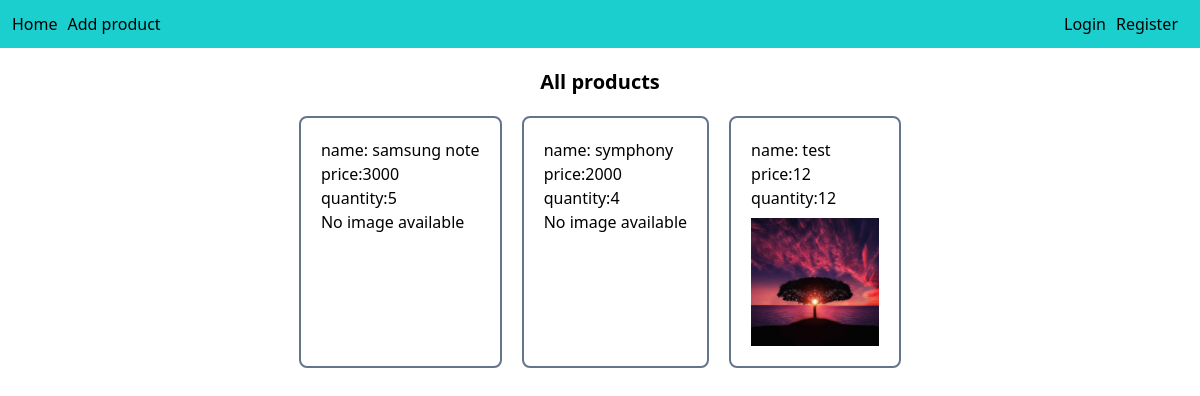
Before: / with the older database file.
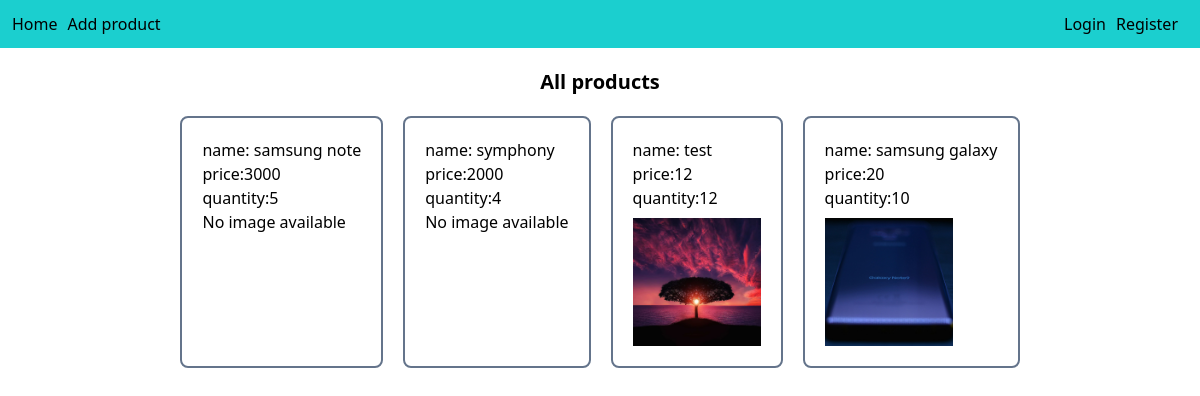
After: the same page with the newer database file.
### main/models.py (models this page shows)
class Product(models.Model):
    name=models.CharField(max_length=100)
    price=models.IntegerField()
    quantity=models.IntegerField()
    image=models.FileField(upload_to='uploads/',null=True)

### main/views.py (the view)
# urls.py: path('',views.home, name="home"),
def home(request):
    products=Product.objects.all()
    print(products)
    context={
        'products':products
    }
    return render(request,'main/home.html',context)

### main/templates/main/home.html (shortened to what this page needs)
<!DOCTYPE html>
<html lang="en">
<head>
    {% load static %}
    <link rel="stylesheet" type="text/css" href="{% static 'main/css/styles.css' %}">
    <script src="https://cdn.tailwindcss.com"></script>
</head>
<body>
    <header>
        <nav class="header">
            <ul class="flex items-center p-3 justify-between">
               <div class="flex ">
                    <li class="mr-[10px] hover:text-white">
                        <a href=" {% url 'home' %}">Home</a>
                    </li>
                    <li class="mr-[10px] hover:text-white">
                        <a href="{% url 'add_product' %}">Add product</a>
                    </li>
               </div>
               <div class="flex">
                    <li class="mr-[10px] hover:text-white">
                        <a href=" {% url 'home' %}">Login</a>
                    </li>
                    <li class="mr-[10px] hover:text-white">
                        <a href="{% url 'add_product' %}">Register</a>
                    </li>
               </div>
            </ul>
        </nav>
    </header>
    <div>
        <h2 class="text-center font-semibold text-xl my-5">All products</h2>
      <div class="flex gap-5 justify-center">
        {% for product in products %}
        <div class="border-[2px] border-slate-500 rounded-lg p-5">
             <a href="{% url 'product_details' product.id %}">
            <p>name: {{product.name}}</p>
            <p>price:{{product.price}}</p>
            <p>quantity:{{product.quantity}}</p>
            {% if product.image %}
            <img src="{{ product.image.url }}" alt="{{ product.name }}" class="w-32 h-32 object-cover mt-2">
            {% else %}
                <p>No image available</p>
            {% endif %}
            </a>
        </div>
        {% endfor %}
      </div>
    </div>
</body>
</html>

### main/static/main/css/styles.css (style rules this page uses)
.header { background-color: rgb(27, 207, 207); }

Changed rows visible on the page:
added Product: name "samsung galaxy", price "20", quantity "10", image (picture)
